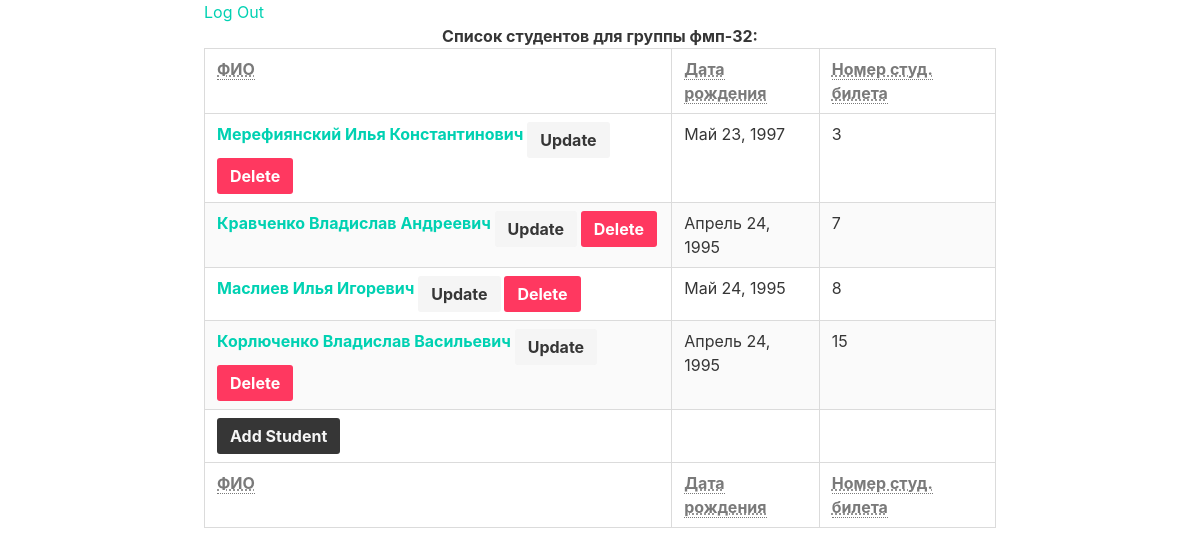
Page /groups/фмп-32 (signed in) on the committed database.
### datatable/models.py (models this page shows, shortened)
class Student(models.Model):
    full_name = models.CharField(max_length=255)
    birthday = models.DateField()
    studygroup = models.ForeignKey(StudyGroup, related_name='students')
    def get_absolute_url(self):
        return reverse('datatable_student_detail',
                       kwargs={'id': self.id})
    def get_update_url(self):
        return reverse('datatable_student_update',
                       kwargs={'id': self.id})
    def get_delete_url(self):
        return reverse('datatable_student_delete',
                       kwargs={'id': self.id})

### datatable/views.py (called while the page is built)
    def get_queryset(self):
        self.studygroup = get_object_or_404(
            StudyGroup, slug=self.kwargs['slug'])
        return Student.objects.filter(studygroup=self.studygroup)

    def get_context_data(self, **kwargs):
        context = super(StudentList, self).get_context_data(**kwargs)
        context['title'] = self.kwargs['slug']
        return context

### datatable/templates/datatable/student_list.html
{% extends parent_template|default:"datatable/base_datatable.html" %}
{% block content %}
    <table class="table is-bordered is-striped">
        <caption>
            <b>Список студентов для группы {{ title }}:</b>
        </caption>
        <thead>
            <tr>
                <th><abbr title="Full Name">ФИО</abbr></th>
                <th><abbr title="Birthday">Дата рождения</abbr></th>
                <th><abbr title="Student Id">Номер студ. билета</abbr></th>
            </tr>
        </thead>
        <tfoot>
            <tr>
                <th><abbr title="Full Name">ФИО</abbr></th>
                <th><abbr title="Birthday">Дата рождения</abbr></th>
                <th><abbr title="Student Id">Номер студ. билета</abbr></th>
            </tr>
        </tfoot>
        <tbody>
            {% for student in students %}
            <tr>
                <th><a href="{{ student.get_absolute_url }}">{{ student.full_name }}</a>
                    {% if perms.datatable.change_student %}
                        <a class="button is-light" href="{{ student.get_update_url }}">Update</a>
                    {% endif %}
                    {% if perms.datatable.delete_student %}
                        <a class="button is-danger" href="{{ student.get_delete_url }}">Delete</a></th>
                    {% endif %}
                <td>{{ student.birthday }}</td>
                <td>{{ student.id }}</td>
            </tr>
            {% empty %}
                <p><em>No Students Available</em></p>
            {% endfor %}
            {% if perms.datatable.add_student %}
            <tr>
                <th><a class="button is-dark" href="{% url 'datatable_student_create' %}">Add Student</a></th>
                <td></td>
                <td></td>
            </tr>
            {% endif %}
        </tbody>
    </table>
{% endblock %}

### rows in the picture
Student: full_name "Мерефиянский Илья Константинович", birthday "Май 23, 1997", id "3"
Student: full_name "Кравченко Владислав Андреевич", birthday "Апрель 24, 1995", id "7"
Student: full_name "Маслиев Илья Игоревич", birthday "Май 24, 1995", id "8"
Student: full_name "Корлюченко Владислав Васильевич", birthday "Апрель 24, 1995", id "15"

### other values in the picture
{{ title }} "фмп-32"
